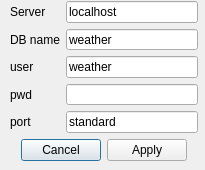
<?xml version="1.0" encoding="UTF-8"?>
<ui version="4.0">
 <class>connectDialog</class>
 <widget class="QDialog" name="connectDialog">
  <property name="geometry">
   <rect>
    <x>0</x>
    <y>0</y>
    <width>205</width>
    <height>170</height>
   </rect>
  </property>
  <property name="windowTitle">
   <string>Dialog</string>
  </property>
  <widget class="QWidget" name="layoutWidget">
   <property name="geometry">
    <rect>
     <x>10</x>
     <y>1</y>
     <width>188</width>
     <height>160</height>
    </rect>
   </property>
   <layout class="QVBoxLayout" name="verticalLayout">
    <item>
     <layout class="QFormLayout" name="formLayout">
      <item row="0" column="0">
       <widget class="QLabel" name="label">
        <property name="text">
         <string>Server</string>
        </property>
       </widget>
      </item>
      <item row="0" column="1">
       <widget class="QLineEdit" name="serverName">
        <property name="text">
         <string>localhost</string>
        </property>
       </widget>
      </item>
      <item row="1" column="0">
       <widget class="QLabel" name="label_2">
        <property name="text">
         <string>DB name</string>
        </property>
       </widget>
      </item>
      <item row="1" column="1">
       <widget class="QLineEdit" name="dbName">
        <property name="text">
         <string>weather</string>
        </property>
       </widget>
      </item>
      <item row="2" column="0">
       <widget class="QLabel" name="label_3">
        <property name="text">
         <string>user</string>
        </property>
       </widget>
      </item>
      <item row="2" column="1">
       <widget class="QLineEdit" name="uName">
        <property name="text">
         <string>weather</string>
        </property>
       </widget>
      </item>
      <item row="3" column="0">
       <widget class="QLabel" name="label_4">
        <property name="text">
         <string>pwd</string>
        </property>
       </widget>
      </item>
      <item row="3" column="1">
       <widget class="QLineEdit" name="pName">
        <property name="inputMask">
         <string comment="*"/>
        </property>
        <property name="echoMode">
         <enum>QLineEdit::Password</enum>
        </property>
       </widget>
      </item>
      <item row="4" column="0">
       <widget class="QLabel" name="label_5">
        <property name="text">
         <string>port</string>
        </property>
       </widget>
      </item>
      <item row="4" column="1">
       <widget class="QLineEdit" name="portName">
        <property name="inputMask">
         <string comment="*"/>
        </property>
        <property name="text">
         <string>standard</string>
        </property>
        <property name="echoMode">
         <enum>QLineEdit::Normal</enum>
        </property>
       </widget>
      </item>
     </layout>
    </item>
    <item>
     <widget class="QDialogButtonBox" name="buttonBox">
      <property name="whatsThis">
       <string notr="true"/>
      </property>
      <property name="orientation">
       <enum>Qt::Horizontal</enum>
      </property>
      <property name="standardButtons">
       <set>QDialogButtonBox::Apply|QDialogButtonBox::Cancel</set>
      </property>
      <property name="centerButtons">
       <bool>true</bool>
      </property>
     </widget>
    </item>
   </layout>
  </widget>
 </widget>
 <resources/>
 <connections>
  <connection>
   <sender>buttonBox</sender>
   <signal>accepted()</signal>
   <receiver>connectDialog</receiver>
   <slot>accept()</slot>
   <hints>
    <hint type="sourcelabel">
     <x>248</x>
     <y>254</y>
    </hint>
    <hint type="destinationlabel">
     <x>157</x>
     <y>274</y>
    </hint>
   </hints>
  </connection>
  <connection>
   <sender>buttonBox</sender>
   <signal>rejected()</signal>
   <receiver>connectDialog</receiver>
   <slot>reject()</slot>
   <hints>
    <hint type="sourcelabel">
     <x>316</x>
     <y>260</y>
    </hint>
    <hint type="destinationlabel">
     <x>286</x>
     <y>274</y>
    </hint>
   </hints>
  </connection>
 </connections>
</ui>
